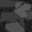
Frame 1 (no input)
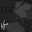
Frame 60 (the mouse pressed at the canvas centre just before this capture)
Frame 120 (the mouse held since frame 60 and released just before this capture): identical to frame 1, image omitted

The Processing sketch that drew these frames (run headless with seeded random() and noise(); from frame 60 on, the mouse is pressed at the canvas centre):

// Processing sketch: lightning_up
// ── lightning_up.pde
float[] LightningUbrightness = new float[1024];
float LightningUcloud1 = 60;
float LightningUcloud2 = 90;
float LightningUcloud3 = 70;
float LightningUcloud4 = 60;
float LightningUcloud5 = 80;
float LightningUhighB = 180;
float LightningUlowB = 140;
float LightningUflash;
float LightningUx0 = 20;
float LightningUy0 = 17;
long LightningUinterval = 1000;
long LightningUduration = 500;
long LightningUlastFinishTime = 0;
long LightningUstartTime = 1000;
boolean LightningUinitialized = false;

void setup() {
  size(32, 32);
  background(0);
  for (int i = 0; i < 1024; i++) {
    LightningUbrightness[i] = random(20, 60);
  }
}

void draw() {
      background(10);
      for (int i = 0; i < 1024; i++) {
        stroke(LightningUbrightness[i]);
        noFill();
        point(i%32, floor(i/32));
      }


      stroke(20+(LightningUcloud1-20)/2);
      fill(LightningUcloud1);
      beginShape();
      vertex(0, -3);
      bezierVertex(7, -3, 10, 1, 18, 0);
      bezierVertex(16, 11, 9, 5, 2, 8);
      bezierVertex(1, 9, 0, 2, -2, 11);
      endShape();

      stroke(20+(LightningUcloud2-20)/2);
      fill(LightningUcloud2);
      beginShape();
      vertex(16, 2);
      bezierVertex(22, -1, 27, 5, 32, 4);
      bezierVertex(29, 15, 24, 13, 18, 12);
      bezierVertex(18, 17, 16, 12, 15, 7);
      endShape();

      stroke(20+(LightningUcloud3-20)/2);
      fill(LightningUcloud3);
      beginShape();
      vertex(23, 10);
      bezierVertex(30, 12, 34, 9, 36, 8);
      bezierVertex(32, 23, 30, 21, 22, 17);
      endShape();

      stroke(20+(LightningUcloud4-20)/2);
      fill(LightningUcloud4);
      beginShape();
      vertex(2, 11);
      bezierVertex(7, 13, 16, 9, 22, 15);
      bezierVertex(25, 20, 18, 15, 14, 24);
      bezierVertex(11, 21, 5, 19, -1, 23);
      endShape();

      stroke(20+(LightningUcloud5-20)/2);
      fill(LightningUcloud5);
      beginShape();
      vertex(6, 23);
      bezierVertex(15, 22, 18, 19, 23, 25);
      bezierVertex(28, 33, 20, 35, 15, 32);
      bezierVertex(12, 33, 7, 32, 5, 28);
      endShape();

      stroke(20+(LightningUcloud1-20)/2);
      fill(LightningUcloud1);
      beginShape();
      vertex(21, 3);
      bezierVertex(19, 13, 11, 24, 24, 2);
      bezierVertex(22, 1, 12, 24, 25, 27);
      endShape();

      stroke(20+(LightningUcloud2-20)/2);
      fill(LightningUcloud2);
      beginShape();
      vertex(23, 4);
      bezierVertex(3, 15, 20, 10, 23, 23);
      bezierVertex(26, 13, 0, 21, 27, 17);
      endShape();


      //lightning
      if (millis() - LightningUlastFinishTime >= LightningUinterval) {
        if (!LightningUinitialized) {
          LightningUx0 = random(31);
          LightningUy0 = random(31);
          LightningUhighB = random(160, 200);
          LightningUlowB = random(120, 160);
          LightningUstartTime = millis();
          LightningUinitialized = true;
        }
        if (millis() - LightningUstartTime <= LightningUduration) {
          stroke(LightningUhighB);
          line(LightningUx0, LightningUy0, LightningUx0+random(-5, 5), LightningUy0+random(-5, 5));
          line(LightningUx0+random(-5, 5), LightningUy0+random(-5, 5), LightningUx0+random(-5, 5), LightningUy0+random(-5, 5));
          line(LightningUx0+random(-5, 5), LightningUy0+random(-5, 5), LightningUx0+random(-5, 5), LightningUy0+random(-5, 5));
          line(LightningUx0+random(-5, 5), LightningUy0+random(-5, 5), LightningUx0+random(-5, 5), LightningUy0+random(-5, 5));    

          stroke(LightningUlowB);
          line(LightningUx0+random(-5, 5), LightningUy0+random(-5, 5), LightningUx0+random(-5, 5), LightningUy0+random(-5, 5));
          line(LightningUx0+random(-5, 5), LightningUy0+random(-5, 5), LightningUx0+random(-5, 5), LightningUy0+random(-5, 5));

          //brightness change
          LightningUflash = random(-50, 50);
          if (LightningUhighB + LightningUflash <= 220 && LightningUlowB + LightningUflash > 120) {
            LightningUhighB += LightningUflash;
            LightningUlowB += LightningUflash;
            LightningUcloud1 += 3*LightningUflash/4;
            LightningUcloud2 += 3*LightningUflash/4;
            LightningUcloud3 += 3*LightningUflash/4;
            LightningUcloud4 += 3*LightningUflash/4;
            LightningUcloud5 += 3*LightningUflash/4;
            if (LightningUhighB + LightningUflash == 220) {
              LightningUhighB = 250;
              LightningUlowB = 250;
              LightningUcloud1 = 210;
              LightningUcloud2 = 240;
              LightningUcloud3 = 220;
              LightningUcloud4 = 210;
              LightningUcloud5 = 230;
            }
          }
        }
        if (millis() - LightningUstartTime > LightningUduration) {
          LightningUlastFinishTime = millis();
          LightningUinitialized = false;
          LightningUinterval = floor(random(500, 1500));
          LightningUduration = floor(random(100, 600));
          LightningUcloud1 = 60;
          LightningUcloud2 = 90;
          LightningUcloud3 = 70;
          LightningUcloud4 = 60;
          LightningUcloud5 = 80;
          LightningUhighB = 180;
          LightningUlowB = 140;
        }
      }
}
